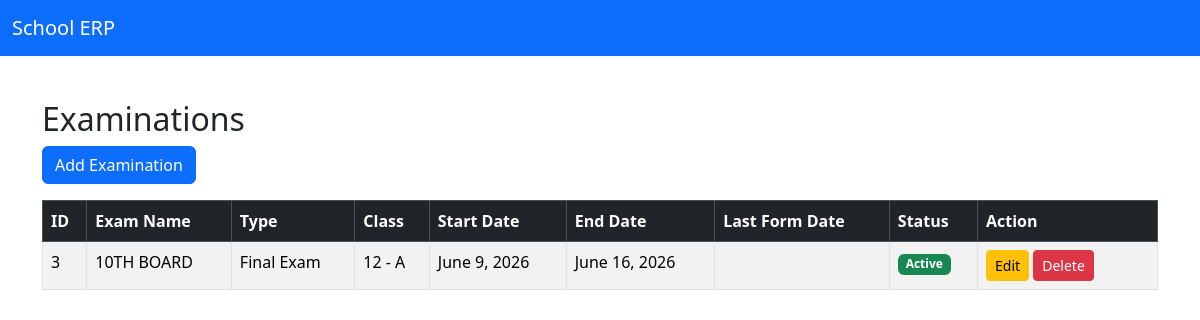
Page /examinations/ on the committed database.
### examinations/models.py (models this page shows, shortened)
class Examination(models.Model):
    EXAM_TYPE = [
        ('Mid Term' , 'Mid Term'),
        ('Final Exam' , 'Final Exam')
    ]
    exam_name = models.CharField(max_length=100)
    exam_type = models.CharField(
        max_length=20,
        choices=EXAM_TYPE
    )
    classroom = models.ForeignKey(
        ClassRoom,
        on_delete=models.CASCADE
    )
    start_date = models.DateField()
    end_date = models.DateField()
    form_last_date = models.DateField()
    is_active = models.BooleanField(
        default=True
    )
    created_at = models.DateTimeField(
        auto_now_add=True
    )

### classes/models.py (models this page shows)
class ClassRoom(models.Model):
    STANDARD_CHOICES = [
        ('5','5'),
        ('6','6'),
        ('7','7'),
        ('8','8'),
        ('9','9'),
        ('10','10'),
        ('11','11'),
        ('12','12'),
    ]
    DIVISION_CHOICES = [
        ('A','A'),
        ('B','B'),
        ('C','C'),
        ('D','D'),
    ]
    standard = models.CharField(
        max_length=2,
        choices=STANDARD_CHOICES,
        null=False)
    division = models.CharField(
        max_length=1,
        choices=DIVISION_CHOICES,
        null=False
    )
    class_teacher = models.ForeignKey(
        Teacher,
        on_delete=models.SET_NULL,
        null=True,
        blank=True
    )
    class Meta:
        unique_together = ('standard' , 'division')
    def __str__(self):
        return f"{self.standard} - {self.division}"

### examinations/views.py (the view)
def examination_list(request):
    examinations = Examination.objects.all()
    return render(
        request,
        'examinations/examination_list.html',
        {
            'examinations': examinations
        }
    )

### templates/examinations/examination_list.html
{% extends 'base.html' %}
{% block content %}
<div class="container mt-4">
    <h2>Examinations</h2>
    <a href="{% url 'examination_add' %}" class="btn btn-primary mb-3">
        Add Examination
    </a>
    <table class="table table-bordered table-striped">
        <thead class="table-dark">
            <tr>
                <th>ID</th>
                <th>Exam Name</th>
                <th>Type</th>
                <th>Class</th>
                <th>Start Date</th>
                <th>End Date</th>
                <th>Last Form Date</th>
                <th>Status</th>
                <th width="180">Action</th>
            </tr>
        </thead>
        <tbody>
            {% for exam in examinations %}
            <tr>
                <td>{{ exam.id }}</td>
                <td>{{ exam.exam_name }}</td>
                <td>{{ exam.exam_type }}</td>
                <td>{{ exam.classroom }}</td>
                <td>{{ exam.start_date }}</td>
                <td>{{ exam.end_date }}</td>
                <td>{{ exam.last_form_date }}</td>
                <td>
                    {% if exam.is_active %}
                        <span class="badge bg-success">Active</span>
                    {% else %}
                        <span class="badge bg-danger">Inactive</span>
                    {% endif %}
                </td>
                <td>
                    <a href="{% url 'examination_edit' exam.id %}"
                       class="btn btn-warning btn-sm">
                       Edit
                    </a>
                    <a href="{% url 'examination_delete' exam.id %}"
                       class="btn btn-danger btn-sm">
                       Delete
                    </a>
                </td>
            </tr>
            {% empty %}
            <tr>
                <td colspan="9" class="text-center">
                    No Examination Found
                </td>
            </tr>
            {% endfor %}
        </tbody>
    </table>
</div>
{% endblock %}

### rows in the picture
Examination: id "3", exam_name "10TH BOARD", exam_type "Final Exam", classroom "12 - A", start_date "June 9, 2026", end_date "June 16, 2026", is_active "Active"
